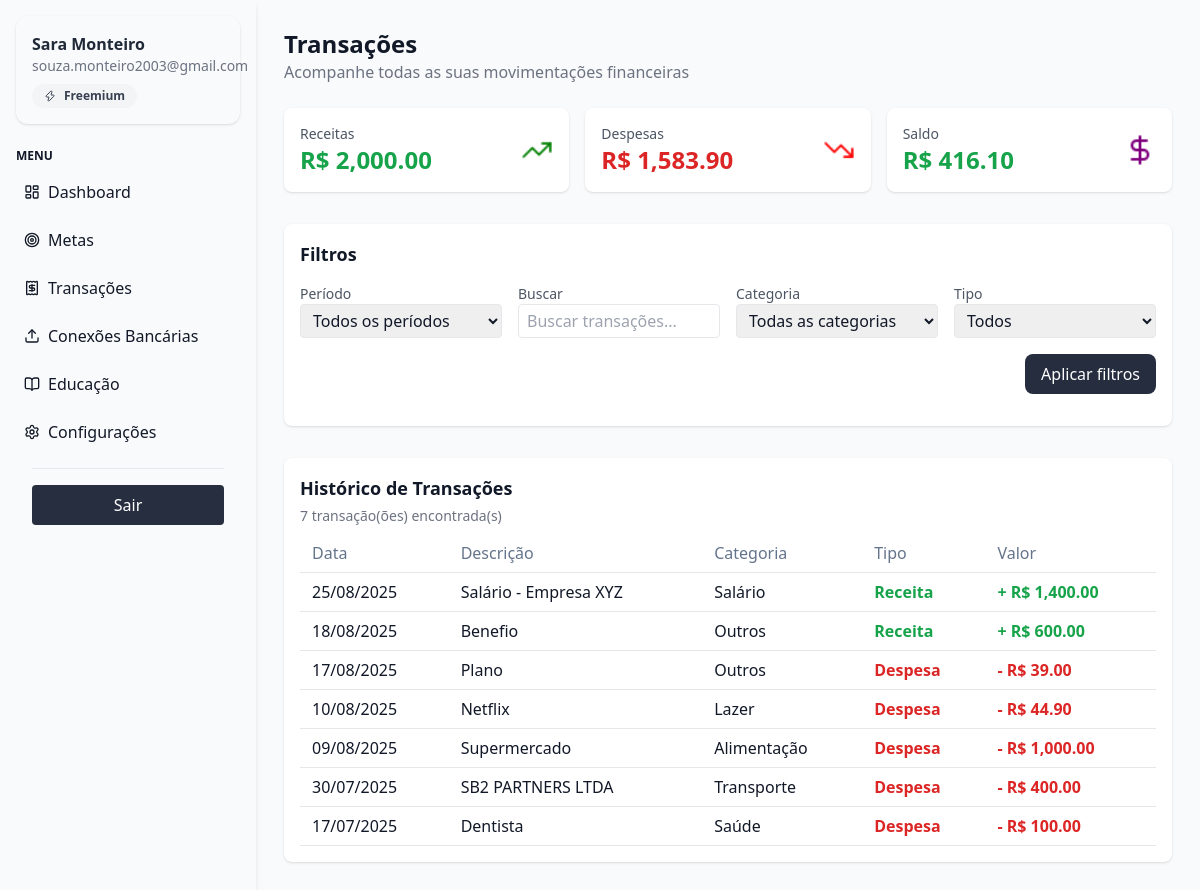
The app's page /educacao/transacoes/ (signed in), older data.
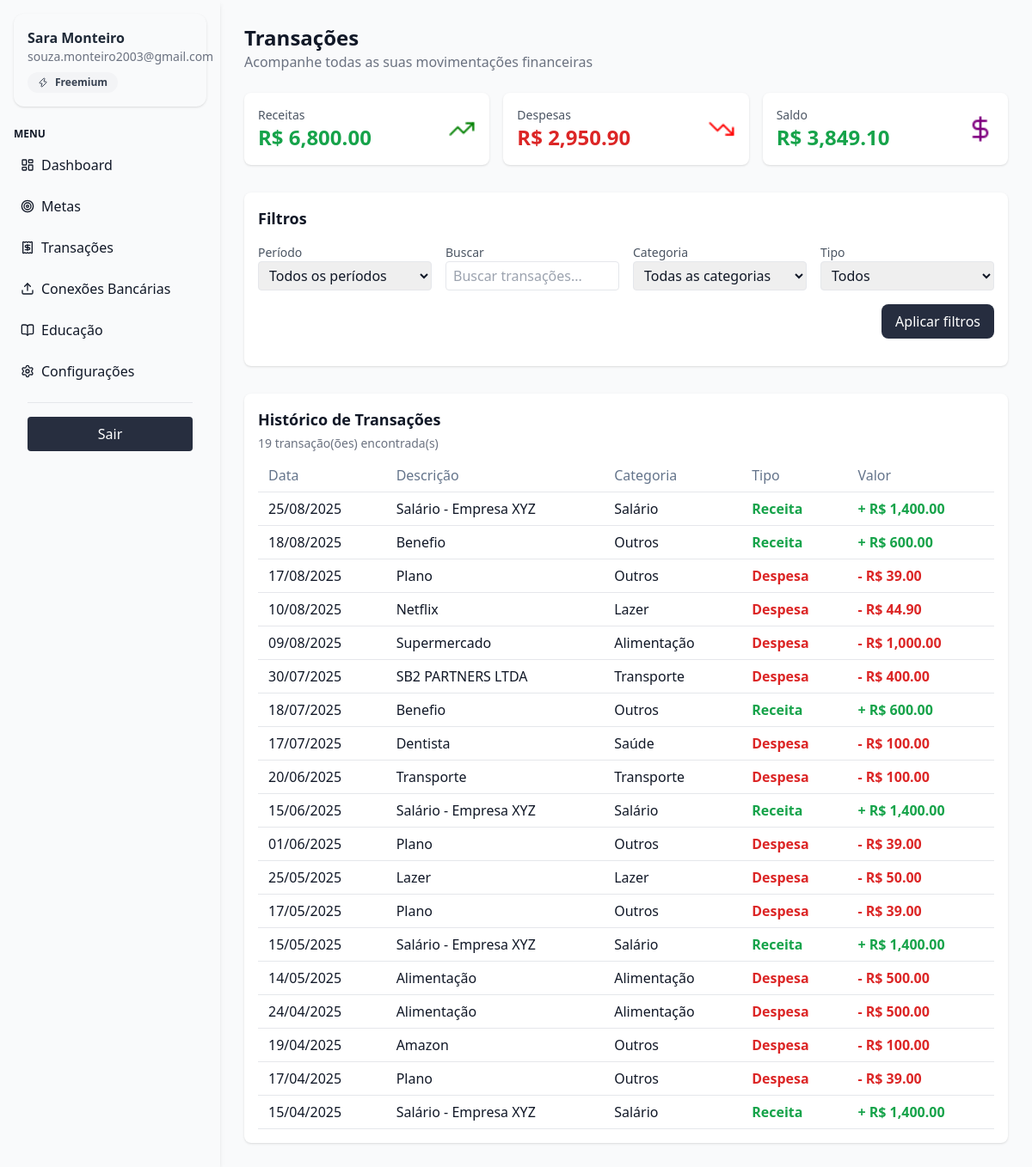
The same page, newer data.
### financas/models.py (models this page shows, shortened)
class Transacao(models.Model):
    TIPOS = (
        ("entrada", "Entrada"),
        ("saida", "Saida"),
    )
    usuario = models.ForeignKey(User, on_delete=models.CASCADE)
    nome = models.CharField(max_length=255)
    valor = models.DecimalField(max_digits=10, decimal_places=2)
    tipo = models.CharField(max_length=10, choices=TIPOS)
    categoria = models.ForeignKey(Categoria, on_delete=models.SET_NULL, null=True, blank=True)
    data = models.DateField(default=timezone.now)

class Categoria(models.Model):
	nome = models.CharField(max_length=100)
	cor = models.CharField(max_length=7, default="#000000")

### financas/views.py (the view, shortened to what this page needs)
# urls.py: path("transacoes/", views.transacoes, name="transacoes"),
@login_required
def transacoes(request):
    transacoes_qs = Transacao.objects.filter(usuario=request.user).order_by('-data')
    categorias_qs = Categoria.objects.all()
    meses_pt = [
        'Janeiro', 'Fevereiro', 'Março', 'Abril', 'Maio', 'Junho',
        'Julho', 'Agosto', 'Setembro', 'Outubro', 'Novembro', 'Dezembro'
    ]
    periodos_qs = (
        transacoes_qs
        .annotate(mes=TruncMonth("data"))
        .values_list("mes", flat=True)
        .distinct()
        .order_by("-mes")
    )
    periodos = [f"{meses_pt[d.month-1]} {d.year}" for d in periodos_qs]
    q = request.GET.get("q")
    categoria = request.GET.get("categoria")
    tipo = request.GET.get("tipo")
    periodo = request.GET.get("periodo")
    if q:
        transacoes_qs = transacoes_qs.filter(nome__icontains=q)
    if categoria:
        transacoes_qs = transacoes_qs.filter(categoria_id=categoria)
    if tipo:
        transacoes_qs = transacoes_qs.filter(tipo=tipo)
    total_receitas = transacoes_qs.filter(tipo='entrada').aggregate(Sum('valor'))['valor__sum'] or Decimal('0.00')
    total_despesas = transacoes_qs.filter(tipo='saida').aggregate(Sum('valor'))['valor__sum'] or Decimal('0.00')
    saldo = total_receitas - total_despesas
    context = {
        "transacoes": transacoes_qs,
        "categorias": categorias_qs,
        "periodos": periodos,
        "total_receitas": total_receitas,
        "total_despesas": total_despesas,
        "saldo": saldo,
        "sem_header": True,
    }
    return render(request, "financas/transacoes.html", context)

### financas/templates/financas/transacoes.html (shortened to what this page needs)
{% extends "financas/base.html" %}
{% load static %}
{% load humanize %}
{% block content %}
<div class="p-1">
    <h1 class="text-2xl font-bold">Transações</h1>
    <p class="text-gray-500 mb-6">Acompanhe todas as suas movimentações financeiras</p>
    <div class="grid grid-cols-1 md:grid-cols-3 gap-4 mb-8">
        <div class="bg-white p-4 rounded-lg shadow flex items-center justify-between">
            <div>
                <p class="text-sm text-gray-600">Receitas</p>
                <p class="text-2xl font-bold text-green-600">R$ {{ total_receitas|floatformat:2|intcomma }}</p>
            </div>
            <img src="{% static 'img/trending-up (1).png' %}" alt="trending-up" class="w-8 h-8">
        </div>
        <div class="bg-white p-4 rounded-lg shadow flex items-center justify-between">
            <div>
                <p class="text-sm text-gray-600">Despesas</p>
                <p class="text-2xl font-bold text-red-600">R$ {{ total_despesas|floatformat:2|intcomma }}</p>
            </div>
            <img src="{% static 'img/trending-down.png' %}" alt="trending-down" class="w-8 h-8">
        </div>
        <div class="bg-white p-4 rounded-lg shadow flex items-center justify-between">
            <div>
                <p class="text-sm text-gray-600">Saldo</p>
                <p class="text-2xl font-bold {% if saldo >= 0 %}text-green-600{% else %}text-red-600{% endif %}">R$ {{ saldo|floatformat:2|intcomma }}</p>
            </div>
            <img src="{% static 'img/dollar-sign.png' %}" alt="dollar-sign" class="w-8 h-8">
        </div>
    </div>
    <div class="bg-white p-4 rounded-lg shadow mb-8">
        <h2 class="font-bold text-lg mb-4">Filtros</h2>
        <form method="GET" class="grid grid-cols-1 md:grid-cols-4 gap-4">
            <div>
                <label class="block text-sm text-gray-600">Período</label>
                <select name="periodo" class="border rounded px-2 py-1 w-full">
                    <option value="">Todos os períodos</option>
                </select>
            </div>
            <div>
                <label class="block text-sm text-gray-600">Buscar</label>
                <input type="text" name="q" value="{{ request.GET.q|default:"" }}" placeholder="Buscar transações..." class="w-full border rounded px-2 py-1">
            </div>
            <div>
                <label class="block text-sm text-gray-600">Categoria</label>
                <select name="categoria" class="w-full border rounded px-2 py-1">
                    <option value="">Todas as categorias</option>
                </select>
            </div>
            <div>
                <label class="block text-sm text-gray-600">Tipo</label>
                <select name="tipo" class="w-full border rounded px-2 py-1">
                    <option value="">Todos</option>
                </select>
            </div>
            <div class="col-span-1 md:col-span-4 flex justify-end">
                <button type="submit" class="px-4 py-2 bg-[#262d3f] text-white rounded-lg">
                    Aplicar filtros
                </button>
            </div>
        </form>
    </div>
    <div class="bg-white p-4 rounded-lg shadow">
        <h2 class="font-bold text-lg mb-1">Histórico de Transações</h2>
        <p class="text-gray-500 text-sm mb-2">{{ transacoes|length }} transação(ões) encontrada(s)</p>
        <table class="w-full border-collapse">
            <thead>
                <tr class="border-b text-[#64748b]">
                    <th class="text-left font-medium py-2 px-3">Data</th>
                    <th class="text-left font-medium py-2 px-3">Descrição</th>
                    <th class="text-left font-medium py-2 px-3">Categoria</th>
                    <th class="text-left font-medium py-2 px-3">Tipo</th>
                    <th class="text-left font-medium py-2 px-3">Valor</th>
                </tr>
            </thead>
            <tbody>
                {% for t in transacoes %}
                <tr class="border-b">
                    <td class="py-2 px-3">{{ t.data|date:"d/m/Y" }}</td>
                    <td class="py-2 px-3">{{ t.nome }}</td>
                    <td class="py-2 px-3">{{ t.categoria.nome }}</td>
                    <td class="py-2 px-3">
                        {% if t.tipo == 'entrada' %}
                            <span class="text-green-600 font-semibold">Receita</span>
                        {% else %}
                            <span class="text-red-600 font-semibold">Despesa</span>
                        {% endif %}
                    </td>
                    <td class="py-2 px-3 font-bold {% if t.tipo == 'entrada' %}text-green-600{% else %}text-red-600{% endif %}">
                        {% if t.tipo == 'entrada' %}+{% else %}-{% endif %}
                        R$ {{ t.valor|floatformat:2|intcomma }}
                    </td>
                </tr>
                {% empty %}
                <tr>
                    <td colspan="5" class="text-center text-gray-500 py-4">
                        Nenhuma transação encontrada
                    </td>
                </tr>
                {% endfor %}
            </tbody>
        </table>
    </div>
</div>
{% endblock %}

### financas/templates/financas/base.html (shortened to what this page needs)
{% load static %}
<!DOCTYPE html>
<html lang="pt-br">
<head>
  <script src="https://cdn.tailwindcss.com"></script>
</head>
<body class="bg-[#f9fafb] text-gray-900 flex">
  <aside class="fixed w-64 bg-[#f9fafb] shadow-md p-4 min-h-screen ">
<div class="bg-white-50 p-4 rounded-xl shadow mb-6">
    <h3 class="font-semibold text-gray-800">{{ request.user.first_name }} {{ request.user.last_name }}</h3>
    <p class="text-sm text-gray-500">{{ request.user.email }}</p>
    {% if request.user.profile.plano == 'premium' %}
    <span class="mt-2 inline-flex items-center gap-2 px-3 py-1 text-xs font-semibold text-purple-700 bg-purple-100 rounded-full">
        <i data-lucide="crown" class="w-3 h-3"></i>
        Premium
    </span>
    {% elif request.user.profile.plano == 'pro' %}
    <span class="mt-2 inline-flex items-center gap-2 px-3 py-1 text-xs font-semibold text-blue-700 bg-blue-100 rounded-full">
        <i data-lucide="star" class="w-3 h-3"></i>
        Pro
    </span>
    {% else %}
    <span class="mt-2 inline-flex items-center gap-2 px-3 py-1 text-xs font-semibold text-gray-700 bg-gray-100 rounded-full">
        <i data-lucide="zap" class="w-3 h-3"></i>
        Freemium
    </span>
    {% endif %}
</div>
    <h4 class="uppercase text-xs font-semibold text-black-400 mb-2">Menu</h4>
    <nav class="flex flex-col gap-2">
      <a href="{% url 'dashboard' %}" class="flex items-center gap-2 p-2 rounded hover:bg-gray-100">
        <span>
          <i data-lucide="layout-dashboard" class="w-4 h-4"></i>
        </span> Dashboard
      </a>
      <a href=" {% url 'financas:metas' %}" class="flex items-center gap-2 p-2 rounded hover:bg-gray-100">
        <span>
          <i data-lucide="target" class="w-4 h-4"></i>
        </span> Metas
      </a>
      <a href="{% url 'financas:transacoes' %}" class="flex items-center gap-2 p-2 rounded hover:bg-gray-100">
        <span>
          <i data-lucide="receipt" class="w-4 h-4"></i>
        </span> Transações
      </a>
      <a href="{% url 'financas:conexoes_bancarias' %}" class="flex items-center gap-2 p-2 rounded hover:bg-gray-100">
        <span>
          <i data-lucide="upload" class="w-4 h-4"></i>
        </span> Conexões Bancárias
      </a>
      <a href="{% url 'financas:educacao_2' %}" class="flex items-center gap-2 p-2 rounded hover:bg-gray-100">
        <span>
          <i data-lucide="book-open" class="w-4 h-4"></i>
        </span> Educação
      </a>
      <a href="{% url 'financas:configuracoes' %}" class="flex items-center gap-2 p-2 rounded hover:bg-gray-100">
        <span>
          <i data-lucide="settings" class="w-4 h-4"></i>
        </span> Configurações
      </a>
    </nav>
    <div class="p-4 ">
      <hr class="border-t border-gray-200 mb-4">
      <a href="{% url 'logout' %}"
        class="w-full block text-center bg-[#272e3f] hover:bg-[#3f4c6b] text-white py-2 px-3 rounded">
        Sair
      </a>
    </div>
  </aside>
  <div class="flex-1 flex flex-col min-h-screen">
    <main class="ml-64 p-6">
      {% block content %}
      {% endblock %}
    </main>
  </div>
</body>
</html>

Row changes from the older to the newer data that the page shows:
added Transacao: data "18/07/2025", nome "Benefio", categoria.nome "Outros", tipo "Receita", valor "600.00"
added Transacao: data "20/06/2025", nome "Transporte", categoria.nome "Transporte", tipo "Despesa", valor "100.00"
added Transacao: data "15/06/2025", nome "Salário - Empresa XYZ", categoria.nome "Salário", tipo "Receita", valor "1,400.00"
added Transacao: data "01/06/2025", nome "Plano", categoria.nome "Outros", tipo "Despesa", valor "39.00"
added Transacao: data "25/05/2025", nome "Lazer", categoria.nome "Lazer", tipo "Despesa", valor "50.00"
added Transacao: data "17/05/2025", nome "Plano", categoria.nome "Outros", tipo "Despesa", valor "39.00"
added Transacao: data "15/05/2025", nome "Salário - Empresa XYZ", categoria.nome "Salário", tipo "Receita", valor "1,400.00"
added Transacao: data "14/05/2025", nome "Alimentação", categoria.nome "Alimentação", tipo "Despesa", valor "500.00"
added Transacao: data "24/04/2025", nome "Alimentação", categoria.nome "Alimentação", tipo "Despesa", valor "500.00"
added Transacao: data "19/04/2025", nome "Amazon", categoria.nome "Outros", tipo "Despesa", valor "100.00"
added Transacao: data "17/04/2025", nome "Plano", categoria.nome "Outros", tipo "Despesa", valor "39.00"
added Transacao: data "15/04/2025", nome "Salário - Empresa XYZ", categoria.nome "Salário", tipo "Receita", valor "1,400.00"
Text that changed along with them:
{{ total_receitas|floatformat:2|intcomma }}: "2,000.00" → "6,800.00"
{{ total_despesas|floatformat:2|intcomma }}: "1,583.90" → "2,950.90"
{{ saldo|floatformat:2|intcomma }}: "416.10" → "3,849.10"
{{ transacoes|length }}: "7" → "19"
